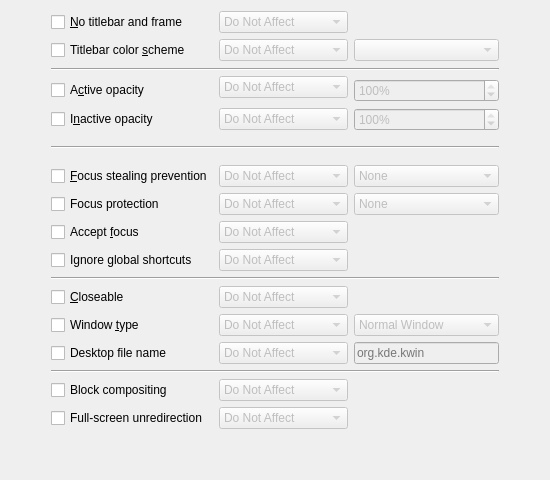
     <widget class="QWidget" name="tab">
      <attribute name="title">
       <string>Appearance &amp;&amp; &amp;Fixes</string>
      </attribute>
      <layout class="QGridLayout" name="gridLayout">
       <item row="0" column="1">
        <widget class="QCheckBox" name="enable_noborder">
         <property name="text">
          <string>&amp;No titlebar and frame</string>
         </property>
        </widget>
       </item>
       <item row="0" column="2" colspan="3">
        <widget class="QComboBox" name="rule_noborder">
         <property name="enabled">
          <bool>false</bool>
         </property>
         <item>
          <property name="text">
           <string>Do Not Affect</string>
          </property>
         </item>
         <item>
          <property name="text">
           <string>Apply Initially</string>
          </property>
         </item>
         <item>
          <property name="text">
           <string>Remember</string>
          </property>
         </item>
         <item>
          <property name="text">
           <string>Force</string>
          </property>
         </item>
         <item>
          <property name="text">
           <string>Apply Now</string>
          </property>
         </item>
         <item>
          <property name="text">
           <string>Force Temporarily</string>
          </property>
         </item>
        </widget>
       </item>
       <item row="0" column="5">
        <widget class="YesNoBox" name="noborder" native="true">
         <property name="enabled">
          <bool>false</bool>
         </property>
        </widget>
       </item>
       <item row="1" column="1">
        <widget class="QCheckBox" name="enable_decocolor">
         <property name="text">
          <string>Titlebar color &amp;scheme</string>
         </property>
        </widget>
       </item>
       <item row="1" column="2" colspan="3">
        <widget class="QComboBox" name="rule_decocolor">
         <property name="enabled">
          <bool>false</bool>
         </property>
         <item>
          <property name="text">
           <string>Do Not Affect</string>
          </property>
         </item>
         <item>
          <property name="text">
           <string>Force</string>
          </property>
         </item>
         <item>
          <property name="text">
           <string>Force Temporarily</string>
          </property>
         </item>
        </widget>
       </item>
       <item row="1" column="5">
        <widget class="QComboBox" name="decocolor">
         <property name="enabled">
          <bool>false</bool>
         </property>
        </widget>
       </item>
       <item row="2" column="1" rowspan="2" colspan="5">
        <widget class="Line" name="line_9">
         <property name="orientation">
          <enum>Qt::Horizontal</enum>
         </property>
        </widget>
       </item>
       <item row="3" column="2" rowspan="2" colspan="3">
        <widget class="QComboBox" name="rule_opacityactive">
         <property name="enabled">
          <bool>false</bool>
         </property>
         <item>
          <property name="text">
           <string>Do Not Affect</string>
          </property>
         </item>
         <item>
          <property name="text">
           <string>Force</string>
          </property>
         </item>
         <item>
          <property name="text">
           <string>Force Temporarily</string>
          </property>
         </item>
        </widget>
       </item>
       <item row="4" column="1">
        <widget class="QCheckBox" name="enable_opacityactive">
         <property name="text">
          <string>A&amp;ctive opacity</string>
         </property>
        </widget>
       </item>
       <item row="4" column="5">
        <widget class="QSpinBox" name="opacityactive">
         <property name="enabled">
          <bool>false</bool>
         </property>
         <property name="suffix">
          <string>%</string>
         </property>
         <property name="maximum">
          <number>100</number>
         </property>
         <property name="value">
          <number>100</number>
         </property>
        </widget>
       </item>
       <item row="5" column="1">
        <widget class="QCheckBox" name="enable_opacityinactive">
         <property name="text">
          <string>I&amp;nactive opacity</string>
         </property>
        </widget>
       </item>
       <item row="5" column="2" colspan="3">
        <widget class="QComboBox" name="rule_opacityinactive">
         <property name="enabled">
          <bool>false</bool>
         </property>
         <item>
          <property name="text">
           <string>Do Not Affect</string>
          </property>
         </item>
         <item>
          <property name="text">
           <string>Force</string>
          </property>
         </item>
         <item>
          <property name="text">
           <string>Force Temporarily</string>
          </property>
         </item>
        </widget>
       </item>
       <item row="5" column="5">
        <widget class="QSpinBox" name="opacityinactive">
         <property name="enabled">
          <bool>false</bool>
         </property>
         <property name="suffix">
          <string>%</string>
         </property>
         <property name="maximum">
          <number>100</number>
         </property>
         <property name="value">
          <number>100</number>
         </property>
        </widget>
       </item>
       <item row="6" column="1" rowspan="2" colspan="5">
        <widget class="Line" name="line_15">
         <property name="orientation">
          <enum>Qt::Horizontal</enum>
         </property>
        </widget>
       </item>
       <item row="6" column="3">
        <spacer name="verticalSpacer_4">
         <property name="orientation">
          <enum>Qt::Vertical</enum>
         </property>
         <property name="sizeType">
          <enum>QSizePolicy::Fixed</enum>
         </property>
         <property name="sizeHint" stdset="0">
          <size>
           <width>20</width>
           <height>8</height>
          </size>
         </property>
        </spacer>
       </item>
       <item row="7" column="3">
        <spacer name="verticalSpacer_9">
         <property name="orientation">
          <enum>Qt::Vertical</enum>
         </property>
         <property name="sizeType">
          <enum>QSizePolicy::Fixed</enum>
         </property>
         <property name="sizeHint" stdset="0">
          <size>
           <width>20</width>
           <height>8</height>
          </size>
         </property>
        </spacer>
       </item>
       <item row="8" column="0">
        <spacer name="horizontalSpacer_10">
         <property name="orientation">
          <enum>Qt::Horizontal</enum>
         </property>
         <property name="sizeHint" stdset="0">
          <size>
           <width>40</width>
           <height>20</height>
          </size>
         </property>
        </spacer>
       </item>
       <item row="8" column="1">
        <widget class="QCheckBox" name="enable_fsplevel">
         <property name="toolTip">
          <string>KWin tries to prevent windows from taking the focus
(&quot;activate&quot;) while you're working in another window,
but this may sometimes fail or superact.
&quot;None&quot; will unconditionally allow this window to get the focus while
&quot;Extreme&quot; will completely prevent it from taking the focus.</string>
         </property>
         <property name="text">
          <string>&amp;Focus stealing prevention</string>
         </property>
        </widget>
       </item>
       <item row="8" column="2" colspan="3">
        <widget class="QComboBox" name="rule_fsplevel">
         <property name="enabled">
          <bool>false</bool>
         </property>
         <item>
          <property name="text">
           <string>Do Not Affect</string>
          </property>
         </item>
         <item>
          <property name="text">
           <string>Force</string>
          </property>
         </item>
         <item>
          <property name="text">
           <string>Force Temporarily</string>
          </property>
         </item>
        </widget>
       </item>
       <item row="8" column="5">
        <widget class="KComboBox" name="fsplevel">
         <property name="enabled">
          <bool>false</bool>
         </property>
         <item>
          <property name="text">
           <string comment="no focus stealing prevention">None</string>
          </property>
         </item>
         <item>
          <property name="text">
           <string>Low</string>
          </property>
         </item>
         <item>
          <property name="text">
           <string>Normal</string>
          </property>
         </item>
         <item>
          <property name="text">
           <string>High</string>
          </property>
         </item>
         <item>
          <property name="text">
           <string>Extreme</string>
          </property>
         </item>
        </widget>
       </item>
       <item row="8" column="6">
        <spacer name="horizontalSpacer_4">
         <property name="orientation">
          <enum>Qt::Horizontal</enum>
         </property>
         <property name="sizeHint" stdset="0">
          <size>
           <width>40</width>
           <height>20</height>
          </size>
         </property>
        </spacer>
       </item>
       <item row="9" column="1">
        <widget class="QCheckBox" name="enable_fpplevel">
         <property name="toolTip">
          <string>This controls the focus protection of the currently active window.
None will always give the focus away,
Extreme will keep it.
Otherwise it's interleaved with the stealing prevention
assigned to the window that wants the focus.</string>
         </property>
         <property name="text">
          <string>Focus protection</string>
         </property>
        </widget>
       </item>
       <item row="9" column="2" colspan="3">
        <widget class="QComboBox" name="rule_fpplevel">
         <property name="enabled">
          <bool>false</bool>
         </property>
         <item>
          <property name="text">
           <string>Do Not Affect</string>
          </property>
         </item>
         <item>
          <property name="text">
           <string>Force</string>
          </property>
         </item>
         <item>
          <property name="text">
           <string>Force Temporarily</string>
          </property>
         </item>
        </widget>
       </item>
       <item row="9" column="5">
        <widget class="KComboBox" name="fpplevel">
         <property name="enabled">
          <bool>false</bool>
         </property>
         <item>
          <property name="text">
           <string comment="no focus stealing prevention">None</string>
          </property>
         </item>
         <item>
          <property name="text">
           <string>Low</string>
          </property>
         </item>
         <item>
          <property name="text">
           <string>Normal</string>
          </property>
         </item>
         <item>
          <property name="text">
           <string>High</string>
          </property>
         </item>
         <item>
          <property name="text">
           <string>Extreme</string>
          </property>
         </item>
        </widget>
       </item>
       <item row="10" column="1">
        <widget class="QCheckBox" name="enable_acceptfocus">
         <property name="toolTip">
          <string>Windows may prevent to get the focus (activate) when being clicked.
On the other hand you might wish to prevent a window
from getting focused on a mouse click.</string>
         </property>
         <property name="text">
          <string>Accept &amp;focus</string>
         </property>
        </widget>
       </item>
       <item row="10" column="2" colspan="3">
        <widget class="QComboBox" name="rule_acceptfocus">
         <property name="enabled">
          <bool>false</bool>
         </property>
         <item>
          <property name="text">
           <string>Do Not Affect</string>
          </property>
         </item>
         <item>
          <property name="text">
           <string>Force</string>
          </property>
         </item>
         <item>
          <property name="text">
           <string>Force Temporarily</string>
          </property>
         </item>
        </widget>
       </item>
       <item row="10" column="5">
        <widget class="YesNoBox" name="acceptfocus" native="true">
         <property name="enabled">
          <bool>false</bool>
         </property>
        </widget>
       </item>
       <item row="11" column="1">
        <widget class="QCheckBox" name="enable_disableglobalshortcuts">
         <property name="toolTip">
          <string>When used, a window will receive
all keyboard inputs while it is active, including Alt+Tab etc.
This is especially interesting for emulators or virtual machines.

Be warned:
you won't be able to Alt+Tab out of the window
nor use any other global shortcut (such as Alt+F2 to show KRunner)
while it's active!</string>
         </property>
         <property name="text">
          <string>Ignore global shortcuts</string>
         </property>
         <property name="shortcut">
          <string/>
         </property>
        </widget>
       </item>
       <item row="11" column="2" colspan="3">
        <widget class="QComboBox" name="rule_disableglobalshortcuts">
         <property name="enabled">
          <bool>false</bool>
         </property>
         <item>
          <property name="text">
           <string>Do Not Affect</string>
          </property>
         </item>
         <item>
          <property name="text">
           <string>Force</string>
          </property>
         </item>
         <item>
          <property name="text">
           <string>Force Temporarily</string>
          </property>
         </item>
        </widget>
       </item>
       <item row="11" column="5">
        <widget class="YesNoBox" name="disableglobalshortcuts" native="true">
         <property name="enabled">
          <bool>false</bool>
         </property>
        </widget>
       </item>
       <item row="12" column="1" colspan="5">
        <widget class="Line" name="line_6">
         <property name="orientation">
          <enum>Qt::Horizontal</enum>
         </property>
        </widget>
       </item>
       <item row="13" column="1">
        <widget class="QCheckBox" name="enable_closeable">
         <property name="text">
          <string>&amp;Closeable</string>
         </property>
        </widget>
       </item>
       <item row="13" column="2" colspan="3">
        <widget class="QComboBox" name="rule_closeable">
         <property name="enabled">
          <bool>false</bool>
         </property>
         <item>
          <property name="text">
           <string>Do Not Affect</string>
          </property>
         </item>
         <item>
          <property name="text">
           <string>Force</string>
          </property>
         </item>
         <item>
          <property name="text">
           <string>Force Temporarily</string>
          </property>
         </item>
        </widget>
       </item>
       <item row="13" column="5">
        <widget class="YesNoBox" name="closeable" native="true">
         <property name="enabled">
          <bool>false</bool>
         </property>
        </widget>
       </item>
       <item row="14" column="1">
        <widget class="QCheckBox" name="enable_type">
         <property name="text">
          <string>Window &amp;type</string>
         </property>
        </widget>
       </item>
       <item row="14" column="2" colspan="3">
        <widget class="QComboBox" name="rule_type">
         <property name="enabled">
          <bool>false</bool>
         </property>
         <item>
          <property name="text">
           <string>Do Not Affect</string>
          </property>
         </item>
         <item>
          <property name="text">
           <string>Force</string>
          </property>
         </item>
         <item>
          <property name="text">
           <string>Force Temporarily</string>
          </property>
         </item>
        </widget>
       </item>
       <item row="14" column="5">
        <widget class="QComboBox" name="type">
         <property name="enabled">
          <bool>false</bool>
         </property>
         <item>
          <property name="text">
           <string>Normal Window</string>
          </property>
         </item>
         <item>
          <property name="text">
           <string>Dialog Window</string>
          </property>
         </item>
         <item>
          <property name="text">
           <string>Utility Window</string>
          </property>
         </item>
         <item>
          <property name="text">
           <string>Dock (panel)</string>
          </property>
         </item>
         <item>
          <property name="text">
           <string>Toolbar</string>
          </property>
         </item>
         <item>
          <property name="text">
           <string>Torn-Off Menu</string>
          </property>
         </item>
         <item>
          <property name="text">
           <string>Splash Screen</string>
          </property>
         </item>
         <item>
          <property name="text">
           <string>Desktop</string>
          </property>
         </item>
         <item>
          <property name="text">
           <string>Standalone Menubar</string>
          </property>
         </item>
        </widget>
       </item>
       <item row="15" column="1">
        <widget class="QCheckBox" name="enable_desktopfile">
         <property name="text">
          <string>Desktop file name</string>
         </property>
         <property name="shortcut">
          <string/>
         </property>
        </widget>
       </item>
       <item row="15" column="2" colspan="3">
        <widget class="QComboBox" name="rule_desktopfile">
         <property name="enabled">
          <bool>false</bool>
         </property>
         <item>
          <property name="text">
           <string>Do Not Affect</string>
          </property>
         </item>
         <item>
          <property name="text">
           <string>Apply Initially</string>
          </property>
         </item>
         <item>
          <property name="text">
           <string>Remember</string>
          </property>
         </item>
         <item>
          <property name="text">
           <string>Force</string>
          </property>
         </item>
         <item>
          <property name="text">
           <string>Apply Now</string>
          </property>
         </item>
         <item>
          <property name="text">
           <string>Force Temporarily</string>
          </property>
         </item>
        </widget>
       </item>
       <item row="15" column="5">
        <widget class="QLineEdit" name="desktopfile">
         <property name="enabled">
          <bool>false</bool>
         </property>
         <property name="placeholderText">
          <string>org.kde.kwin</string>
         </property>
        </widget>
       </item>
       <item row="16" column="1" colspan="5">
        <widget class="Line" name="line_7">
         <property name="orientation">
          <enum>Qt::Horizontal</enum>
         </property>
        </widget>
       </item>
       <item row="17" column="1">
        <widget class="QCheckBox" name="enable_blockcompositing">
         <property name="text">
          <string>Block compositing</string>
         </property>
        </widget>
       </item>
       <item row="17" column="2" colspan="3">
        <widget class="QComboBox" name="rule_blockcompositing">
         <property name="enabled">
          <bool>false</bool>
         </property>
         <item>
          <property name="text">
           <string>Do Not Affect</string>
          </property>
         </item>
         <item>
          <property name="text">
           <string>Force</string>
          </property>
         </item>
         <item>
          <property name="text">
           <string>Force Temporarily</string>
          </property>
         </item>
        </widget>
       </item>
       <item row="17" column="5">
        <widget class="YesNoBox" name="blockcompositing" native="true">
         <property name="enabled">
          <bool>false</bool>
         </property>
        </widget>
       </item>
       <item row="18" column="1">
        <widget class="QCheckBox" name="enable_allowunredirect">
         <property name="text">
          <string>Full-screen unredirection</string>
         </property>
        </widget>
       </item>
       <item row="18" column="2" colspan="3">
        <widget class="QComboBox" name="rule_allowunredirect">
         <property name="enabled">
          <bool>false</bool>
         </property>
         <item>
          <property name="text">
           <string>Do Not Affect</string>
          </property>
         </item>
         <item>
          <property name="text">
           <string>Force</string>
          </property>
         </item>
         <item>
          <property name="text">
           <string>Force Temporarily</string>
          </property>
         </item>
        </widget>
       </item>
       <item row="18" column="5">
        <widget class="YesNoBox" name="allowunredirect" native="true">
         <property name="enabled">
          <bool>false</bool>
         </property>
        </widget>
       </item>
       <item row="19" column="2">
        <spacer name="verticalSpacer_5">
         <property name="orientation">
          <enum>Qt::Vertical</enum>
         </property>
         <property name="sizeHint" stdset="0">
          <size>
           <width>20</width>
           <height>40</height>
          </size>
         </property>
        </spacer>
       </item>
      </layout>
     </widget>
